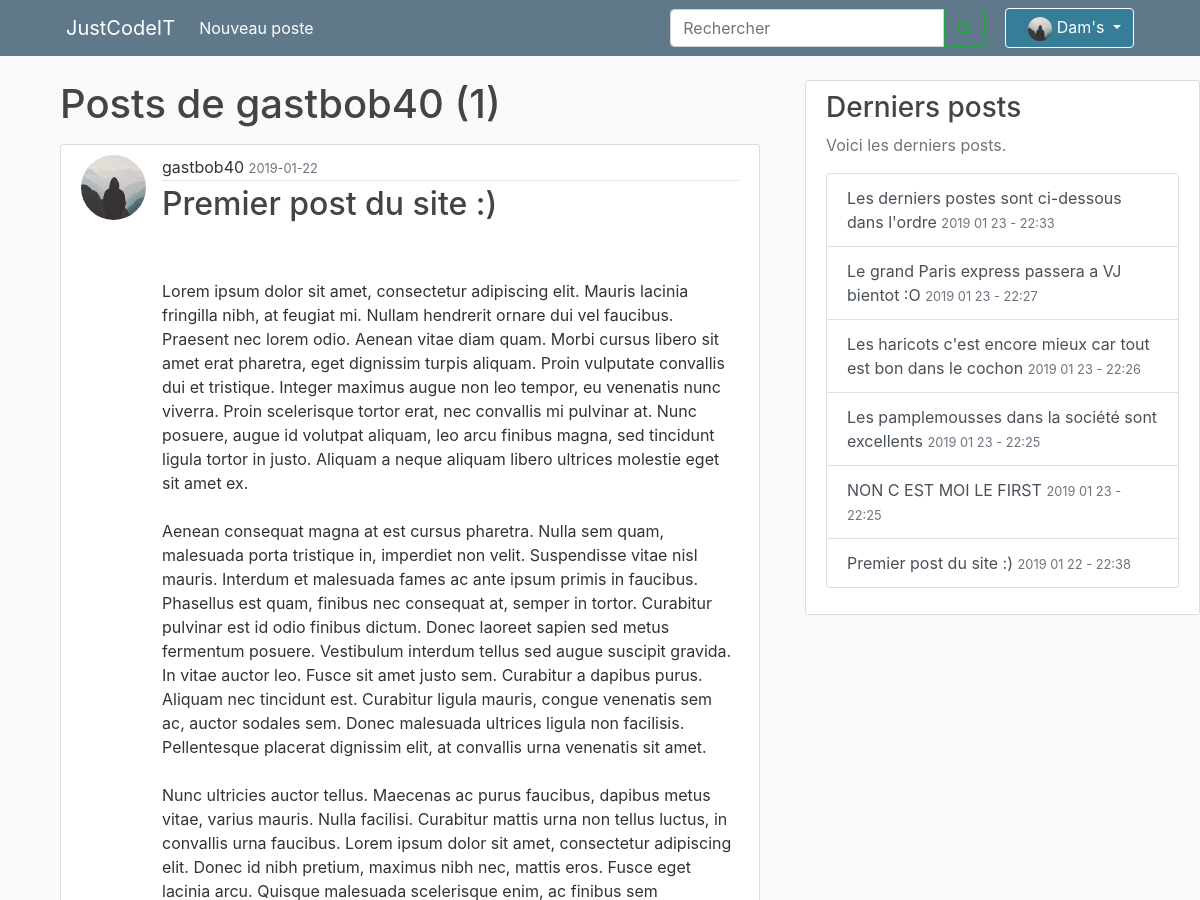
Page /user/gastbob40 (signed in, upper part) on the earlier database version.
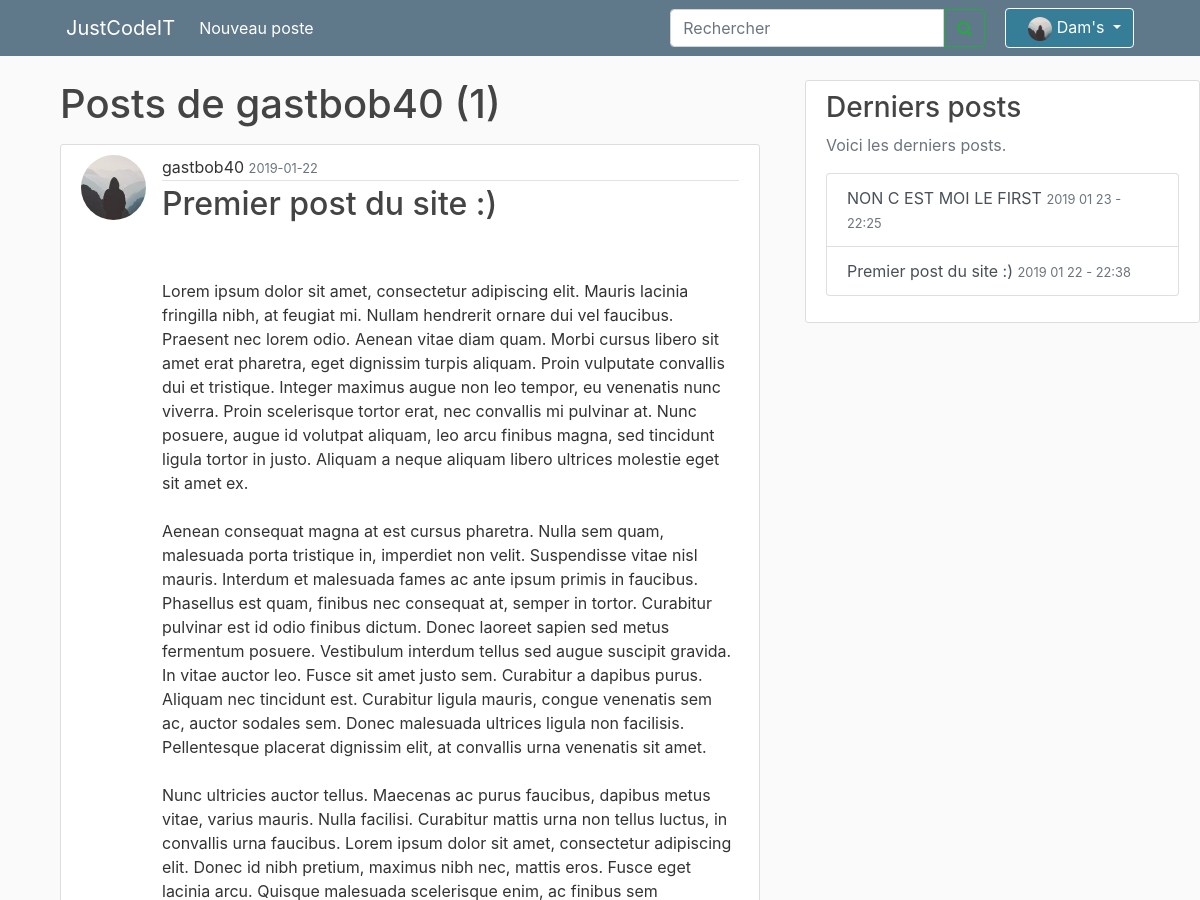
Same page on the later database version.
### site_jci/models.py (models this page shows, shortened)
class Post(db.Model):
    id = db.Column(db.Integer, primary_key=True)
    title = db.Column(db.String(100), nullable=False)
    date_posted = db.Column(db.DateTime, nullable=False, default=datetime.utcnow)
    content = db.Column(db.Text, nullable=False)
    user_id = db.Column(db.Integer, db.ForeignKey('user.id'), nullable=False)

class User(db.Model, UserMixin):
    id = db.Column(db.Integer, primary_key=True)
    username = db.Column(db.String(20), unique=True, nullable=False)
    password = db.Column(db.String(60), nullable=False)
    image_file = db.Column(db.String(20), nullable=False, default='default.jpg')
    permission = db.Column(db.String(40), nullable=False)
    posts = db.relationship('Post', backref='author', lazy=True)

### site_jci/routes.py (the view)
@app.route("/user/<string:username>")
def user_posts(username):
    user = User.query.filter_by(username=username).first_or_404()
    return render_template('user_posts.html', user=user)

### site_jci/models.py (called while the page is built)
@login_manager.user_loader
def load_user(user_id):
    return User.query.get(int(user_id))

### site_jci/routes.py (called while the page is built)
@app.context_processor
def context_processor():
    posts = db.session.query(Post).all()
    if current_user.is_authenticated:
        image_file = url_for('static', filename='profile_pics/' + current_user.image_file)
        return dict(posts=posts, image_file=image_file)
    return dict(posts=posts)

### site_jci/templates/user_posts.html
{% extends "layout.html" %}
{% block content %}
<main role="main" class="container">
    <h1 class="mb-3">Posts de {{ user.username }} ({{ user.posts | length }})</h1>
    {% for post in user.posts|sort(attribute='date_posted', reverse = True) %}
    <article class="media content-section">
        <img class="rounded-circle article-img" src="{{ url_for('static', filename='profile_pics/' + post.author.image_file) }}">
        <div class="media-body">
            <div class="article-metadata">
                {{ user.username }}
                <small class="text-muted">{{ post.date_posted.strftime('%Y-%m-%d') }}</small>
            </div>
            <h2><a class="article-title" href="{{ url_for('post', post_id=post.id) }}">{{ post.title }}</a></h2>
            <p class="article-content">{{ post.content }}</p>
        </div>
    </article>
    {% endfor %}
</main>
{% endblock content %}

### site_jci/templates/layout.html (shortened to what this page needs)
<!DOCTYPE html>
<html lang="en">
<head>
    <link rel="stylesheet" href="https://stackpath.bootstrapcdn.com/bootstrap/4.1.3/css/bootstrap.min.css"
>
    <link rel="stylesheet" type="text/css" href="{{ url_for('static', filename='main.css') }}">
    <link rel="stylesheet" href="https://cdnjs.cloudflare.com/ajax/libs/font-awesome/4.7.0/css/font-awesome.min.css">
</head>
<body>
    <nav class="navbar navbar-expand-md navbar-dark bg-steel fixed-top">
        <a class="navbar-brand" style="margin-left:50px" href="{{ url_for('homePage') }}">JustCodeIT</a>
        <div class="collapse navbar-collapse" id="navbarSupportedContent">
            <ul class="navbar-nav mr-auto">
                {% if current_user.is_authenticated %}
                <li class="nav-item active">
                    <a class="nav-link" href="{{ url_for('new_post') }}">Nouveau poste<span class="sr-only">(current)</span></a>
                </li>
                {% endif %}
            </ul>
            <form class="form-inline my-2 my-lg-0">
                <input class="form-control mr-sm-2" type="search" placeholder="Rechercher" aria-label="Search" style=" border-top-right-radius:0;border-bottom-right-radius:0">
                <button class="btn btn-outline-success my-2 my-sm-0" type="submit" style="margin-left:-8px;border-bottom-left-radius: 0%;border-top-left-radius:0 "><i
                        class="fa fa-search"></i></button>
            </form>
        </div>
        <div class="navbar-nav " style=" ">
            {% if current_user.is_authenticated %}
            <li class="nav-item dropdown" style="margin-right:50px;">
                <a class="btn btn-dark dropdown-toggle " style="margin-left:20px; background-color:rgba(30, 130, 161, 0.616);border-color: white"
                    href="#" id="navbarDropdown" role="button" data-toggle="dropdown" aria-haspopup="true"
                    aria-expanded="false">
                    <img class="rounded-circle account-img" src="{{ image_file }}" style="width: 2vw; height: 2vw; margin: 0px 0px 0px 10px">
                    {{ current_user.username }}
                </a>
            </li>
            {% else %}
            <a class="nav-item nav-link" style="margin-left:50px;" href="{{ url_for('login') }}">Se connecter</a>
            {% endif %}
        </div>
    </nav>
    <main role="main" class="container ">
        <div class="row">
            <div class="col-md-8">
                {% block content %}{% endblock %}
            </div>
            <div class="col-md-4">
                <div class="content-section info-list">
                    <h3>Derniers posts</h3>
                    <p class='text-muted'>Voici les derniers posts.
                        <div class="list-group">
                            {% for post in posts|sort(attribute='date_posted', reverse = True) %}
                            {% if loop.index <= 6 %} <a href="/post/{{ post.id }}" class="list-group-item list-group-item-action">{{
                                post.title
                                }} <small class="text-muted">{{ post.date_posted.strftime('%Y %m %d - %H:%M') }}</small></a>
                                {% endif %}
                                {% endfor %}
                        </div>
                    </p>
                </div>
            </div>
        </div>
    </main>
</html>

Differences in the rows shown:
removed Post: title "Les derniers postes sont ci-dessous dans l'ordre", date_posted "2019 01 23 - 22:33", shown under "Derniers posts"
removed Post: title "Le grand Paris express passera a VJ bientot :O", date_posted "2019 01 23 - 22:27", shown under "Derniers posts"
removed Post: title "Les haricots c'est encore mieux car tout est bon dans le cochon", date_posted "2019 01 23 - 22:26", shown under "Derniers posts"
removed Post: title "Les pamplemousses dans la société sont excellents", date_posted "2019 01 23 - 22:25", shown under "Derniers posts"
